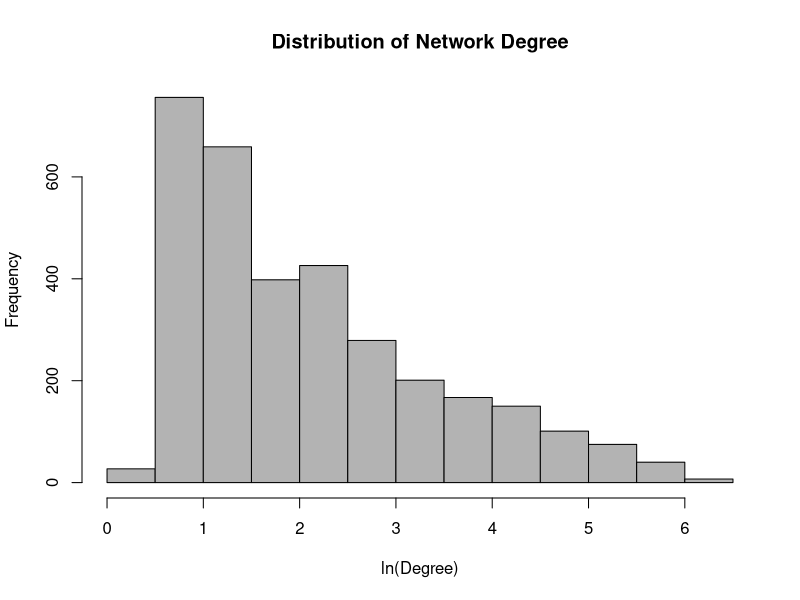
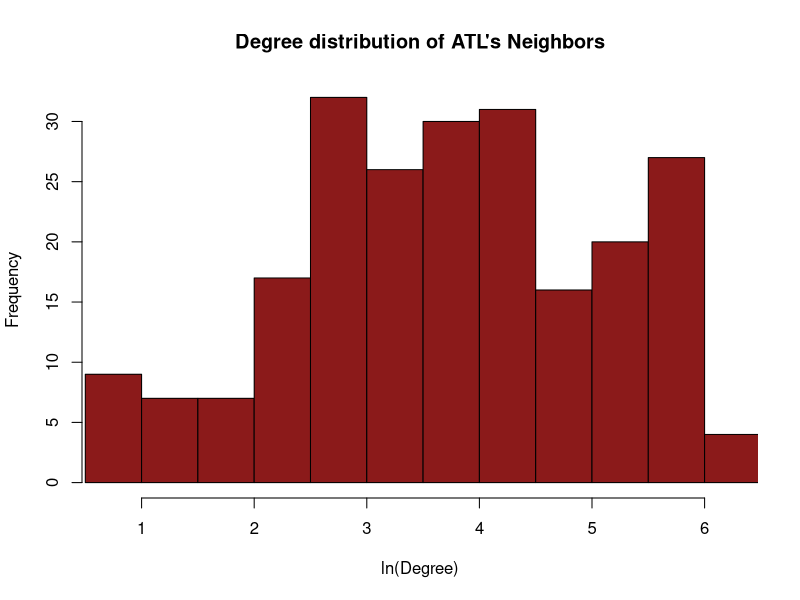
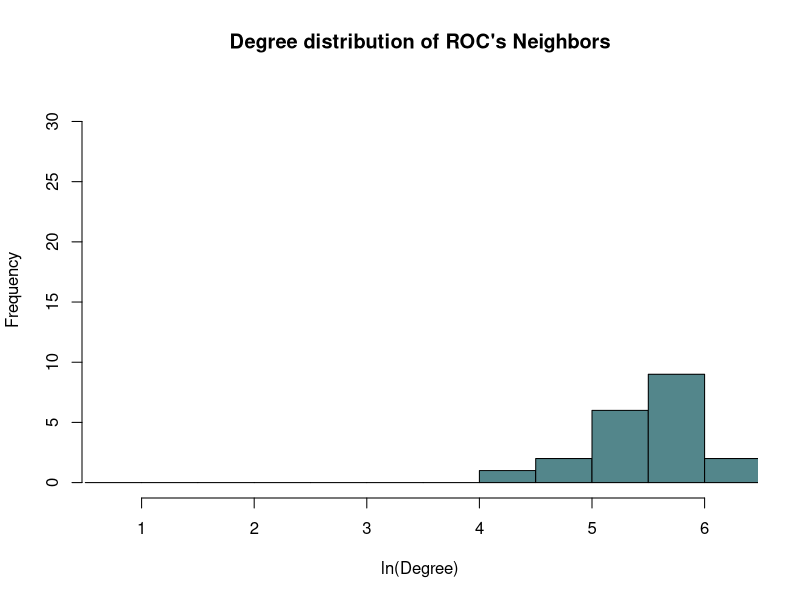

Write R code to recreate these figures, in order.
library("igraph")

edgelist <- read.csv("edgelist.csv")
airport_data <- read.csv("airports.dat",header=F)
  
relations <- data.frame(as.character(edgelist$IATA_From), as.character(edgelist$IATA_To))
names <- append(as.character(edgelist$IATA_From), as.character(edgelist$IATA_To))
duplicates <- duplicated(names)
names <- data.frame(name=names[!duplicates])

g <- graph.data.frame(relations, directed=T, vertices=names)



which(degree(g) < 2)

# Degree distribution for all airports
hist(log(degree(g)),
     main="Distribution of Network Degree",
     xlab="ln(Degree)",
     col="gray70")

# Degree distribution for ATL
ATL_data <- log(degree(g,V(g)[neighbors(g,'ATL')]))
his <- hist(log(degree(g,V(g)[neighbors(g,'ATL')])),
     main="Degree distribution of ATL's Neighbors",
     col="firebrick4",
     xlab="ln(Degree)",
     xlim=c(min(ATL_data),max(ATL_data)))

his2 <- hist(log(degree(g,V(g)[neighbors(g,'ROC')])),
     col="cadetblue4",
     main="Degree distribution of ROC's Neighbors",
     xlab="ln(Degree)",
     xlim=c(min(ATL_data),max(ATL_data)), 
     ylim=c(0, max(his$counts)),
     breaks=his$breaks)

